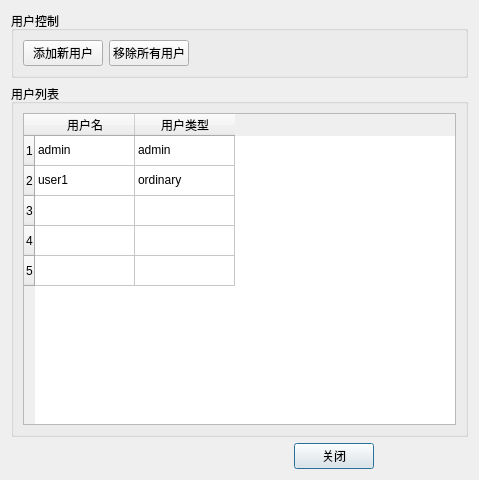
<?xml version="1.0" encoding="UTF-8"?>
<ui version="4.0">
 <class>UserConfig</class>
 <widget class="QDialog" name="UserConfig">
  <property name="geometry">
   <rect>
    <x>0</x>
    <y>0</y>
    <width>479</width>
    <height>480</height>
   </rect>
  </property>
  <property name="windowTitle">
   <string>UserConfig</string>
  </property>
  <layout class="QGridLayout" name="gridLayout_4">
   <item row="1" column="0">
    <widget class="QGroupBox" name="groupBox">
     <property name="title">
      <string>用户列表</string>
     </property>
     <layout class="QGridLayout" name="gridLayout_2">
      <item row="0" column="0">
       <widget class="QTableWidget" name="tableWidget">
        <row>
         <property name="text">
          <string>1</string>
         </property>
        </row>
        <row>
         <property name="text">
          <string>2</string>
         </property>
        </row>
        <row>
         <property name="text">
          <string>3</string>
         </property>
        </row>
        <row>
         <property name="text">
          <string>4</string>
         </property>
        </row>
        <row>
         <property name="text">
          <string>5</string>
         </property>
        </row>
        <column>
         <property name="text">
          <string>用户名</string>
         </property>
        </column>
        <column>
         <property name="text">
          <string>用户类型</string>
         </property>
        </column>
        <item row="0" column="0">
         <property name="text">
          <string>admin</string>
         </property>
        </item>
        <item row="0" column="1">
         <property name="text">
          <string>admin</string>
         </property>
        </item>
        <item row="1" column="0">
         <property name="text">
          <string>user1</string>
         </property>
        </item>
        <item row="1" column="1">
         <property name="text">
          <string>ordinary</string>
         </property>
        </item>
       </widget>
      </item>
     </layout>
    </widget>
   </item>
   <item row="2" column="0">
    <layout class="QGridLayout" name="gridLayout_3">
     <item row="0" column="4">
      <spacer name="horizontalSpacer_3">
       <property name="orientation">
        <enum>Qt::Horizontal</enum>
       </property>
       <property name="sizeHint" stdset="0">
        <size>
         <width>40</width>
         <height>20</height>
        </size>
       </property>
      </spacer>
     </item>
     <item row="0" column="0">
      <spacer name="horizontalSpacer_2">
       <property name="orientation">
        <enum>Qt::Horizontal</enum>
       </property>
       <property name="sizeHint" stdset="0">
        <size>
         <width>40</width>
         <height>20</height>
        </size>
       </property>
      </spacer>
     </item>
     <item row="0" column="3">
      <widget class="QPushButton" name="pushButton_3">
       <property name="text">
        <string>关闭</string>
       </property>
      </widget>
     </item>
     <item row="0" column="2">
      <spacer name="horizontalSpacer">
       <property name="orientation">
        <enum>Qt::Horizontal</enum>
       </property>
       <property name="sizeHint" stdset="0">
        <size>
         <width>40</width>
         <height>20</height>
        </size>
       </property>
      </spacer>
     </item>
     <item row="0" column="1">
      <spacer name="horizontalSpacer_4">
       <property name="orientation">
        <enum>Qt::Horizontal</enum>
       </property>
       <property name="sizeHint" stdset="0">
        <size>
         <width>40</width>
         <height>20</height>
        </size>
       </property>
      </spacer>
     </item>
    </layout>
   </item>
   <item row="0" column="0">
    <widget class="QGroupBox" name="groupBox_2">
     <property name="title">
      <string>用户控制</string>
     </property>
     <layout class="QGridLayout" name="gridLayout_5">
      <item row="0" column="0">
       <layout class="QGridLayout" name="gridLayout">
        <item row="0" column="0">
         <widget class="QPushButton" name="pushButton">
          <property name="text">
           <string>添加新用户</string>
          </property>
         </widget>
        </item>
        <item row="0" column="2">
         <spacer name="horizontalSpacer_5">
          <property name="orientation">
           <enum>Qt::Horizontal</enum>
          </property>
          <property name="sizeHint" stdset="0">
           <size>
            <width>40</width>
            <height>20</height>
           </size>
          </property>
         </spacer>
        </item>
        <item row="0" column="1">
         <widget class="QPushButton" name="pushButton_2">
          <property name="text">
           <string>移除所有用户</string>
          </property>
         </widget>
        </item>
       </layout>
      </item>
     </layout>
    </widget>
   </item>
  </layout>
 </widget>
 <resources/>
 <connections/>
</ui>
